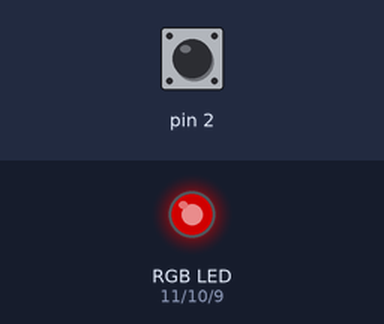
A sketch run on a simulated Arduino Uno, built with avr-gcc and run on an emulated ATmega328P. Parts: an RGB LED mixed from three pins (HIGH = lit). Inputs (shaded band) come from the test bench; at power-on: pin 2 LOW. Dim RGB values are drawn brighter than linear.

Above: at 1.2 s.
1.3 s: pin 2 driven HIGH
At 1.65 s:
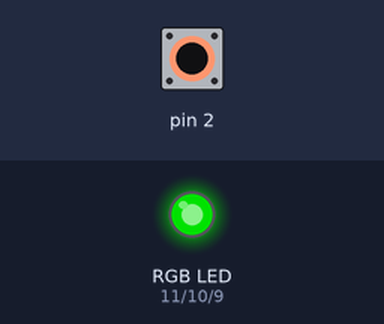
At 2.25 s:
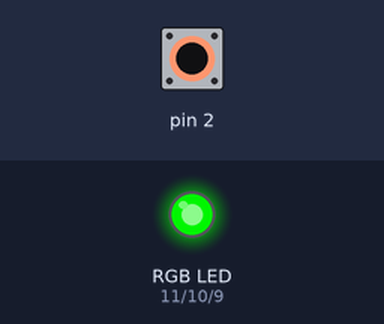
4.3 s: pin 2 pulsed LOW 2 times (0.12 s each, 0.3 s apart)
At 5.5 s:
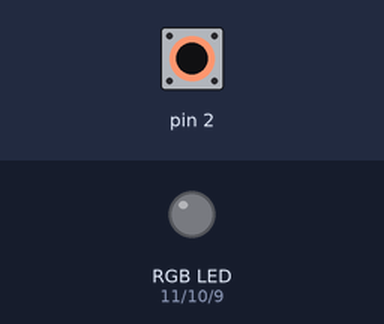
7.9 s: pin 2 pulsed LOW 5 times (0.12 s each, 0.3 s apart)
Timing chart, 0 to 17.3 s (numbered marks = the images above; inputs shaded):
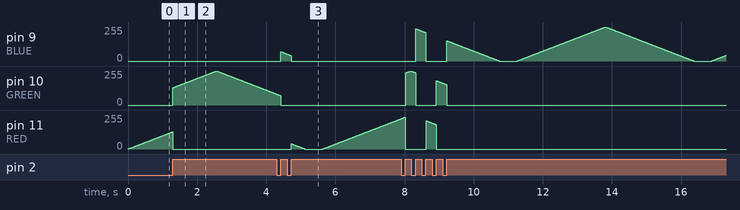

Measured:
- after the input at 1.3 s, pin 10 (GREEN): rises from 0/255 to 255/255 in 1.3 s, then falls to 82/255 in 1.7 s

The sketch:

experiment_4_hardware_interrupts.ino
```cpp
// (licence header left out)
//Define colors
const int RED = 11;
const int GREEN = 10;
const int BLUE = 9;

//Define button switch pin
const int SWITCH = 2;

//Volatile variables can be changed within the interrupt routine
volatile int color = RED; //initial color red

void setup() {
  pinMode (RED, OUTPUT);
  pinMode (GREEN, OUTPUT);
  pinMode (BLUE, OUTPUT);

  //Turn LED off
  digitalWrite (RED, LOW);
  digitalWrite (GREEN, LOW);
  digitalWrite (BLUE, LOW);

  //Attach interrupt
  //Switch press will be rising edge due to Schmitt Trigger inversion
  attachInterrupt(digitalPinToInterrupt(2), changeColor, RISING);
}

void loop() {
  //Brighten LED
  for (int i = 0; i <= 255; i++) {
    analogWrite (color, i);
    delay (10);
  }
  //Dim the LED
  for (int i = 255; i >= 0; i--) {
    analogWrite (color, i);
    delay (10);
  }
  delay (500);
}

void changeColor () {
  //Turn off current LED
  digitalWrite (color, LOW);
  //Select a new color
  if (color == RED) {
    color = GREEN;
  } else if (color == GREEN) {
    color = BLUE;
  } else {
    color = RED;
  }
}
```
